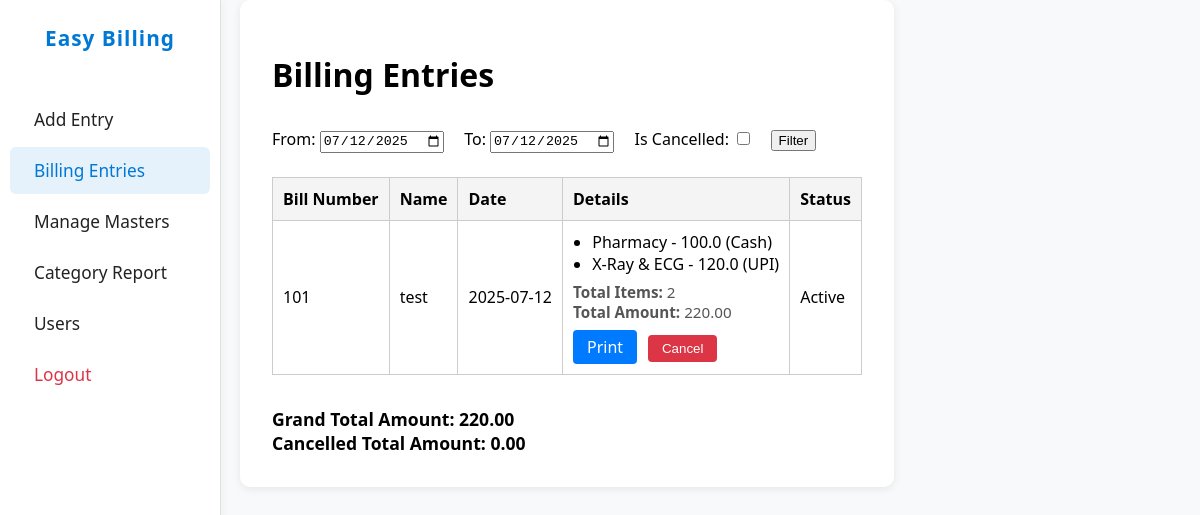
Page / (signed in) on the earlier database version.
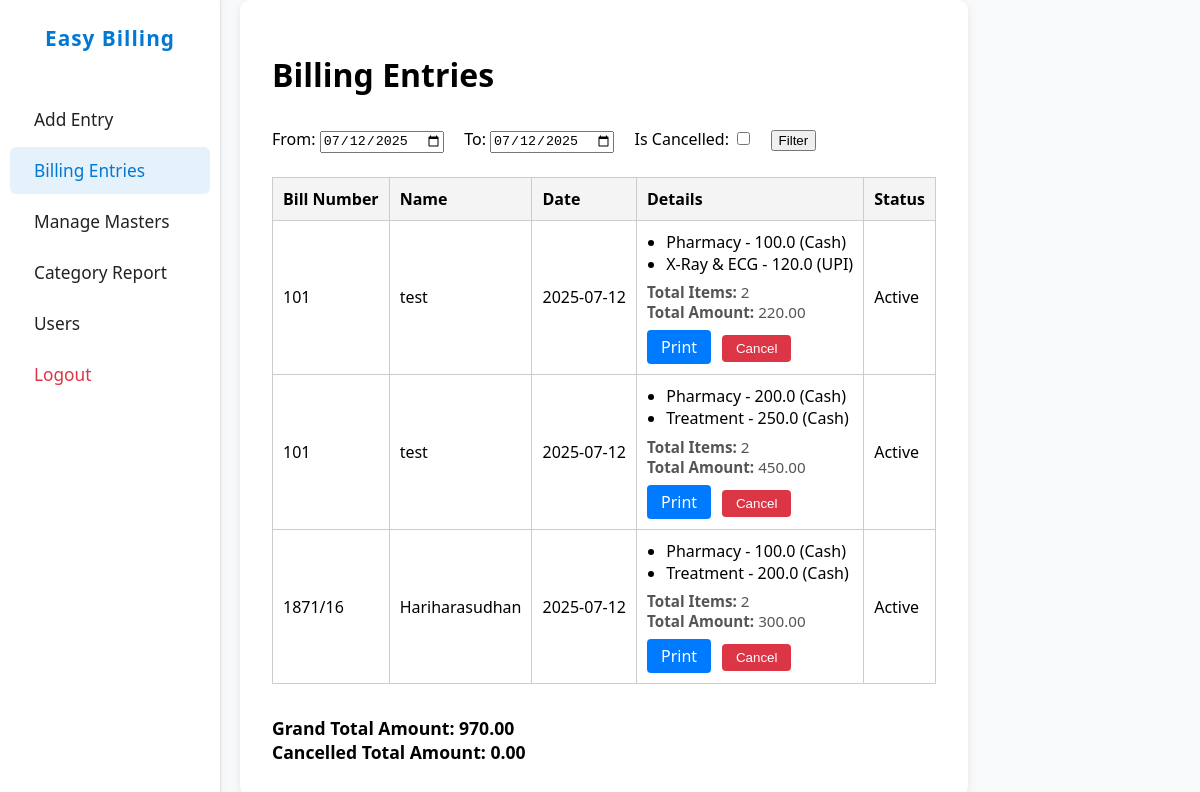
Same page on the later database version.
### app.py (models this page shows)
class HeaderEntry(db.Model):
    id = db.Column(db.Integer, primary_key=True)
    op_bill_no = db.Column(db.String(50), nullable=False)
    patient_name = db.Column(db.String(100), nullable=False)
    date = db.Column(db.Date, nullable=False)
    is_cancelled = db.Column(db.Boolean, default=False, nullable=False)
    created_at = db.Column(db.DateTime, default=lambda: datetime.now(IST), nullable=False)
    updated_at = db.Column(db.DateTime, default=lambda: datetime.now(IST), onupdate=lambda: datetime.now(IST), nullable=False)
    details = db.relationship('DetailsEntry', backref='header', lazy=True)

class DetailsEntry(db.Model):
    id = db.Column(db.Integer, primary_key=True)
    header_id = db.Column(db.Integer, db.ForeignKey('header_entry.id'), nullable=False)
    category_id = db.Column(db.Integer, db.ForeignKey('category.id'), nullable=False)
    amount = db.Column(db.Float, nullable=False)
    payment_type_id = db.Column(db.Integer, db.ForeignKey('payment_type.id'), nullable=False)
    category = db.relationship('Category', backref='details_entries')
    payment_type = db.relationship('PaymentType', backref='details_entries')

class Category(db.Model):
    id = db.Column(db.Integer, primary_key=True)
    name = db.Column(db.String(100), unique=True, nullable=False)

class PaymentType(db.Model):
    id = db.Column(db.Integer, primary_key=True)
    name = db.Column(db.String(100), unique=True, nullable=False)

### app.py (the view)
@app.route('/', methods=['GET', 'POST'])
@login_required
def index():
    today_str = datetime.now().strftime('%Y-%m-%d')
    from_date = request.args.get('from_date', today_str)
    to_date = request.args.get('to_date', today_str)
    is_cancelled = request.args.get('is_cancelled')
    if request.method == 'POST' and 'cancel_id' in request.form:
        header = HeaderEntry.query.get(int(request.form['cancel_id']))
        if header and not header.is_cancelled:
            header.is_cancelled = True
            header.updated_at = datetime.now(IST)
            db.session.commit()
    from_dt = datetime.strptime(from_date, '%Y-%m-%d').date()
    to_dt = datetime.strptime(to_date, '%Y-%m-%d').date()
    query = HeaderEntry.query.filter(HeaderEntry.date >= from_dt, HeaderEntry.date <= to_dt)
    if is_cancelled:
        query = query.filter(HeaderEntry.is_cancelled == True)
    headers = query.all()
    bills = []
    grand_total = 0.0
    cancelled_total = 0.0
    for header in headers:
        details = DetailsEntry.query.filter_by(header_id=header.id).all()
        total_amount = sum(d.amount for d in details)
        total_items = len(details)
        bills.append({
            'header': header,
            'details': details,
            'total_amount': total_amount,
            'total_items': total_items
        })
        if header.is_cancelled:
            cancelled_total += total_amount
        else:
            grand_total += total_amount
    return render_template('index.html', bills=bills, from_date=from_date, to_date=to_date, grand_total=grand_total, cancelled_total=cancelled_total)

### app.py (called while the page is built, shortened)
def login_required(f):
    @wraps(f)
    def decorated_function(*args, **kwargs):
        if 'user_id' not in session:
            return redirect(url_for('login'))
        return f(*args, **kwargs)
    return decorated_function

@app.context_processor
def inject_usertype():
    return dict(session=session)

@app.before_request
def daily_backup():
    if not os.path.exists(BACKUP_DIR):
        os.makedirs(BACKUP_DIR)
    today = datetime.now().strftime('%Y-%m-%d')
    last_backup = None
    if os.path.exists(LAST_BACKUP_FILE):
        with open(LAST_BACKUP_FILE, 'r') as f:
            last_backup = f.read().strip()

### templates/index.html (shortened to what this page needs)
<!DOCTYPE html>
<html lang="en">
<head>
</head>
<body>
    <div class="container">
                {% include '_navbar.html' %}
        <h1>Billing Entries</h1>
        <form method="get" action="{{ url_for('index') }}" style="margin-bottom:1.5em;">
            <label>From: <input type="date" name="from_date" value="{{ from_date }}"></label>
            <label style="margin-left:1em;">To: <input type="date" name="to_date" value="{{ to_date }}"></label>
            <label style="margin-left:1em;">Is Cancelled: <input type="checkbox" name="is_cancelled" value="1" {% if request.args.get('is_cancelled') %}checked{% endif %}></label>
            <button type="submit" style="margin-left:1em;">Filter</button>
        </form>
        <table>
            <tr>
                <th>Bill Number</th>
                <th>Name</th>
                <th>Date</th>
                <th>Details</th>
                <th>Status</th>
            </tr>
            {% for bill in bills %}
            <tr>
                <td>{{ bill.header.op_bill_no }}</td>
                <td>{{ bill.header.patient_name }}</td>
                <td>{{ bill.header.date.strftime('%Y-%m-%d') }}</td>
                <td>
                    <ul>
                    {% for detail in bill.details %}
                        <li>{{ detail.category.name }} - {{ detail.amount }} ({{ detail.payment_type.name }})</li>
                    {% endfor %}
                    </ul>
                    <div style="font-size:0.95em; color:#555; margin-top:0.5em;">
                        <b>Total Items:</b> {{ bill.total_items }}<br>
                        <b>Total Amount:</b> {{ '%.2f' % bill.total_amount }}
                    </div>
                    <a href="{{ url_for('print_bill', header_id=bill.header.id) }}" target="_blank" style="display:inline-block;margin-top:0.5em;background:#007bff;color:#fff;padding:6px 14px;border-radius:4px;text-decoration:none;">Print</a>
                    {% if not bill.header.is_cancelled %}
                    <button type="button" onclick="cancelBill('{{ bill.header.id }}')" style="background:#dc3545; color:#fff; border:none; border-radius:4px; padding:6px 14px; margin-left:0.5em;">Cancel</button>
                    {% endif %}
                </td>
                <td>{% if bill.header.is_cancelled %}<span style="color:red;">Cancelled</span>{% else %}Active{% endif %}</td>
                          </tr>
            {% endfor %}
        </table>
        <div style="font-weight:600; font-size:1.1em; margin-top:1em;">
            Grand Total Amount: {{ '%.2f' % grand_total }}<br>
            Cancelled Total Amount: {{ '%.2f' % cancelled_total }}
        </div>
    </div>
</body>
</html>

### templates/_navbar.html (shortened to what this page needs)
<nav class="sidebar" id="sidebar-nav">
    <div class="logo">Easy Billing</div>
    <a href="{{ url_for('add_entry') }}" {% if request.endpoint == 'add_entry' %}class="active"{% endif %}>Add Entry</a>
    <a href="{{ url_for('index') }}" {% if request.endpoint == 'index' %}class="active"{% endif %}>Billing Entries</a>
    <a href="{{ url_for('masters') }}" {% if request.endpoint == 'masters' %}class="active"{% endif %}>Manage Masters</a>
    <a href="{{ url_for('category_report') }}" {% if request.endpoint == 'category_report' %}class="active"{% endif %}>Category Report</a>
    {% if session.get('usertype') == 'admin' %}
    <a href="{{ url_for('users') }}" {% if request.path == url_for('users') %}class="active"{% endif %}>Users</a>
    {% endif %}
    <a href="{{ url_for('logout') }}" class="logout">Logout</a>
</nav>

### templates/index.html (style rules this page uses)
body { font-family: Arial, sans-serif; margin: 2em; background: #f8f9fa; }
.container { max-width: 900px; margin: 0 auto; background: #fff; padding: 2em 2.5em 2em 2.5em; border-radius: 10px; box-shadow: 0 2px 8px rgba(0,0,0,0.08); }
h1 { margin-bottom: 0.5em; }
table { border-collapse: collapse; width: 100%; margin-bottom: 2em; background: #fff; }
th, td { border: 1px solid #ccc; padding: 10px; text-align: left; }
th { background: #f4f4f4; }
ul { margin: 0; padding-left: 1.2em; }

### templates/_navbar.html (style rules this page uses)
body { font-family: 'Segoe UI', Arial, sans-serif; margin: 0; background: #f8f9fa; display: flex; }
.sidebar { width: 220px; background: #fff; border-right: 1px solid #e0e0e0; min-height: 100vh; padding-top: 1.5em; box-shadow: 2px 0 8px rgba(0,0,0,0.04); display: flex; flex-direction: column; position: fixed; left: 0; top: 0; bottom: 0; z-index: 100; transition: transform 0.2s, width 0.2s; }
.sidebar .logo { font-size: 1.3em; font-weight: bold; color: #0078d4; margin-bottom: 2em; text-align: center; letter-spacing: 1px; }
.sidebar a { display: flex; align-items: center; color: #222; text-decoration: none; font-weight: 500; padding: 12px 24px; border-radius: 6px; margin: 2px 10px; transition: background 0.2s, color 0.2s; font-size: 1.08em; white-space: nowrap; }
.sidebar a.active, .sidebar a:focus { background: #e5f1fb; color: #0078d4; }
.sidebar .logout { color: #dc3545; }
.container { max-width: 90%; margin: 0 auto; background: #fff; padding: 2em; border-radius: 10px; box-shadow: 0 2px 8px rgba(0,0,0,0.08); margin-left: 240px; transition: margin-left 0.2s; }
h1 { margin-bottom: 1em; }
table { border-collapse: collapse; width: 100%; margin-bottom: 2em; background: #fff; }
th, td { border: 1px solid #ccc; padding: 10px; text-align: left; }
th { background: #f4f4f4; }

Differences in the rows shown:
added HeaderEntry: header.op_bill_no "101", header.patient_name "test", header "2025-07-12"
added DetailsEntry: category.name "Pharmacy", amount "200.0", payment_type.name "Cash", shown under "101"
added DetailsEntry: category.name "Treatment", amount "250.0", payment_type.name "Cash", shown under "101"
added HeaderEntry: header.op_bill_no "1871/16", header.patient_name "Hariharasudhan", header "2025-07-12"
added DetailsEntry: category.name "Pharmacy", amount "100.0", payment_type.name "Cash", shown under "1871/16"
added DetailsEntry: category.name "Treatment", amount "200.0", payment_type.name "Cash", shown under "1871/16"
Other differences:
{{ '%.2f' % grand_total }}: "220.00" → "970.00"
new list line: "Total Items: 2 Total Amount: 450.00 Print Cancel Active"
new list line: "Total Items: 2 Total Amount: 300.00 Print Cancel Active"
